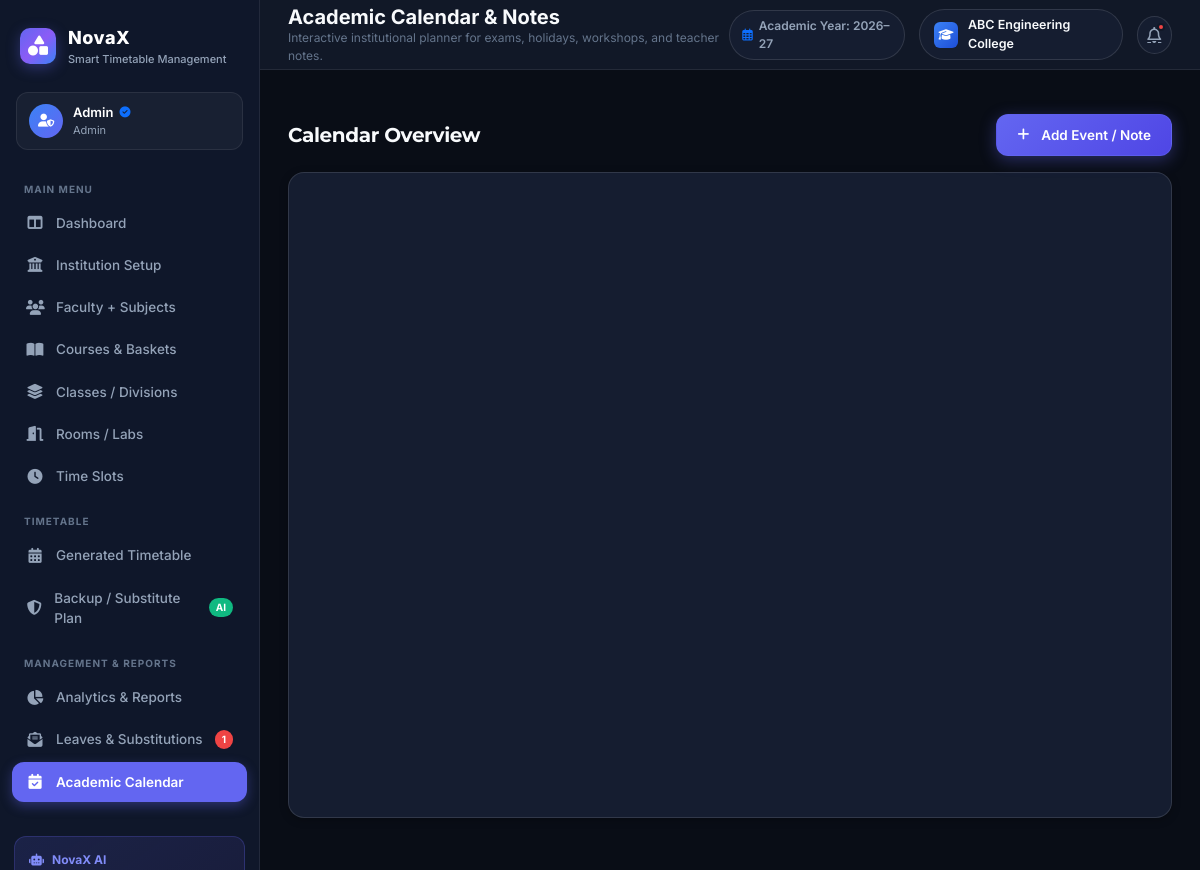
/admin/academic-calendar (signed in), run on the app's committed database.
### models.py (models this page shows, shortened)
class BaseModel(db.Model):
    __abstract__ = True

class User(UserMixin, BaseModel):
    __tablename__ = 'users'
    id = db.Column(db.Integer, primary_key=True)
    username = db.Column(db.String(80), unique=True, nullable=False)
    email = db.Column(db.String(120), unique=True, nullable=False)
    password_hash = db.Column(db.String(255), nullable=False)
    role = db.Column(db.String(20), nullable=False, default='student')  # 'admin', 'teacher', 'student'
    avatar_url = db.Column(db.String(255), nullable=True)
    created_at = db.Column(db.DateTime, default=datetime.utcnow)
    faculty_profile = db.relationship('Faculty', backref='user', uselist=False, cascade='all, delete-orphan')
    calendar_notes = db.relationship('AcademicCalendarNote', backref='author', lazy='dynamic')

class InstitutionSettings(BaseModel):
    __tablename__ = 'institution_settings'
    id = db.Column(db.Integer, primary_key=True)
    name = db.Column(db.String(150), default='ABC Engineering College')
    subtitle = db.Column(db.String(150), default='Pune, Maharashtra')
    logo_path = db.Column(db.String(255), default='logo.png')
    address = db.Column(db.String(255), default='Sector 10, Knowledge Park, Pune, Maharashtra 411001')
    contact_email = db.Column(db.String(120), default='contact@abc.edu')
    academic_year = db.Column(db.String(40), default='Academic Year: 2026–27')
    semester_type = db.Column(db.String(40), default='Odd Semester')
    quality_score = db.Column(db.Integer, default=92)
    constraints_satisfaction = db.Column(db.Integer, default=96)
    last_generated_at = db.Column(db.DateTime, default=datetime.utcnow)
    updated_at = db.Column(db.DateTime, default=datetime.utcnow, onupdate=datetime.utcnow)
    @classmethod
    def get_settings(cls):
        settings = cls.query.first()
        return settings

### routes/admin.py (the view)
@admin_bp.route('/academic-calendar')
def academic_calendar():
    notes = AcademicCalendarNote.query.order_by(AcademicCalendarNote.date).all()
    return render_template('admin/academic_calendar.html', notes=notes)

### routes/admin.py (called while the page is built)
@admin_bp.before_request
@login_required
@role_required('admin')
def admin_before_request():
    pass

### routes/auth.py (called while the page is built, shortened)
def role_required(*roles):
    def decorator(f):
        @wraps(f)
        def decorated_function(*args, **kwargs):
            if not current_user.is_authenticated:
                return redirect(url_for('auth.login', next=request.url))
            return f(*args, **kwargs)
        return decorated_function
    return decorator

### templates/admin/academic_calendar.html (shortened to what this page needs)
{% extends "base.html" %}
{% block page_title %}Academic Calendar & Notes{% endblock %}
{% block page_subtitle %}Interactive institutional planner for exams, holidays, workshops, and teacher notes.{% endblock %}
{% block content %}
<div class="fade-in">
    <div class="d-flex justify-content-between align-items-center mb-3">
        <h5 class="fw-bold mb-0">Calendar Overview</h5>
        <button type="button" class="btn btn-primary-glow" data-bs-toggle="modal" data-bs-target="#addEventModal">
            <i class="fa-solid fa-plus me-1"></i> Add Event / Note
        </button>
    </div>
    <div class="section-box mb-4">
        <div id="calendar" style="min-height: 600px;"></div>
    </div>
</div>
{% endblock %}

### templates/base.html (shortened to what this page needs)
<!DOCTYPE html>
<html lang="en" data-theme="dark">
<head>
    <link href="https://cdn.jsdelivr.net/npm/bootstrap@5.3.2/dist/css/bootstrap.min.css" rel="stylesheet">
    <link href="https://cdnjs.cloudflare.com/ajax/libs/font-awesome/6.4.2/css/all.min.css" rel="stylesheet">
    <link href="https://cdn.jsdelivr.net/npm/fullcalendar@6.1.8/index.global.min.css" rel="stylesheet">
    <link href="https://unpkg.com/aos@2.3.1/dist/aos.css" rel="stylesheet">
    <link rel="stylesheet" href="{{ url_for('static', filename='css/style.css') }}">
    <link rel="stylesheet" href="{{ url_for('static', filename='css/animations.css') }}">
</head>
<body>
    <div class="app-wrapper">
        {% if current_user.is_authenticated and request.endpoint != 'auth.login' %}
        <aside class="app-sidebar">
            <div class="sidebar-header">
                <div class="sidebar-logo">
                    <i class="fa-solid fa-shapes"></i>
                </div>
                <div>
                    <div class="sidebar-title">NovaX</div>
                    <div class="sidebar-subtitle">Smart Timetable Management</div>
                </div>
            </div>
            <div class="sidebar-user-chip">
                <div class="user-avatar-badge">
                    {% if current_user.role == 'admin' %}
                        <i class="fa-solid fa-user-shield"></i>
                    {% elif current_user.role == 'teacher' %}
                        <i class="fa-solid fa-chalkboard-user"></i>
                    {% else %}
                        <i class="fa-solid fa-graduation-cap"></i>
                    {% endif %}
                </div>
                <div class="user-info">
                    <div class="user-info-name">
                        {{ current_user.username }}
                        {% if current_user.role == 'admin' %}
                            <i class="fa-solid fa-circle-check text-primary" style="font-size: 11px;"></i>
                        {% endif %}
                    </div>
                    <div class="user-info-role">{{ current_user.role.capitalize() }}</div>
                </div>
            </div>
            <nav class="sidebar-nav">
                {% if current_user.role == 'admin' %}
                    <div class="nav-section-title">Main Menu</div>
                    <a href="{{ url_for('admin.dashboard') }}" class="nav-link-item {% if request.endpoint == 'admin.dashboard' %}active{% endif %}">
                        <i class="fa-solid fa-table-columns"></i>
                        <span>Dashboard</span>
                    </a>
                    <a href="{{ url_for('admin.settings') }}" class="nav-link-item {% if request.endpoint == 'admin.settings' %}active{% endif %}">
                        <i class="fa-solid fa-building-columns"></i>
                        <span>Institution Setup</span>
                    </a>
                    <a href="{{ url_for('admin.faculty') }}" class="nav-link-item {% if request.endpoint == 'admin.faculty' %}active{% endif %}">
                        <i class="fa-solid fa-users"></i>
                        <span>Faculty + Subjects</span>
                    </a>
                    <a href="{{ url_for('admin.courses') }}" class="nav-link-item {% if request.endpoint == 'admin.courses' %}active{% endif %}">
                        <i class="fa-solid fa-book-open"></i>
                        <span>Courses & Baskets</span>
                    </a>
                    <a href="{{ url_for('admin.sections') }}" class="nav-link-item {% if request.endpoint == 'admin.sections' %}active{% endif %}">
                        <i class="fa-solid fa-layer-group"></i>
                        <span>Classes / Divisions</span>
                    </a>
                    <a href="{{ url_for('admin.rooms') }}" class="nav-link-item {% if request.endpoint == 'admin.rooms' %}active{% endif %}">
                        <i class="fa-solid fa-door-open"></i>
                        <span>Rooms / Labs</span>
                    </a>
                    <a href="{{ url_for('admin.time_slots') }}" class="nav-link-item {% if request.endpoint == 'admin.time_slots' %}active{% endif %}">
                        <i class="fa-solid fa-clock"></i>
                        <span>Time Slots</span>
                    </a>
                    <div class="nav-section-title">Timetable</div>
                    <a href="{{ url_for('admin.timetable') }}" class="nav-link-item {% if request.endpoint == 'admin.timetable' %}active{% endif %}">
                        <i class="fa-solid fa-calendar-days"></i>
                        <span>Generated Timetable</span>
                    </a>
                    <a href="{{ url_for('admin.backup_plan') }}" class="nav-link-item {% if request.endpoint == 'admin.backup_plan' %}active{% endif %}">
                        <i class="fa-solid fa-shield-halved"></i>
                        <span>Backup / Substitute Plan</span>
                        <span class="nav-badge badge-green">AI</span>
                    </a>
                    <div class="nav-section-title">Management & Reports</div>
                    <a href="{{ url_for('admin.analytics') }}" class="nav-link-item {% if request.endpoint == 'admin.analytics' %}active{% endif %}">
                        <i class="fa-solid fa-chart-pie"></i>
                        <span>Analytics & Reports</span>
                    </a>
                    <a href="{{ url_for('admin.leaves') }}" class="nav-link-item {% if request.endpoint == 'admin.leaves' %}active{% endif %}">
                        <i class="fa-solid fa-envelope-open-text"></i>
                        <span>Leaves & Substitutions</span>
                        {% if pending_leaves_count > 0 %}
                            <span class="nav-badge badge-danger">{{ pending_leaves_count }}</span>
                        {% endif %}
                    </a>
                    <a href="{{ url_for('admin.academic_calendar') }}" class="nav-link-item {% if request.endpoint == 'admin.academic_calendar' %}active{% endif %}">
                        <i class="fa-solid fa-calendar-check"></i>
                        <span>Academic Calendar</span>
                    </a>
                {% endif %}
            </nav>
            <div class="sidebar-ai-card">
                <div class="ai-card-header">
                    <i class="fa-solid fa-robot"></i>
                    <span>NovaX AI</span>
                </div>
            </div>
        </aside>
        {% endif %}
        <main class="app-main {% if not current_user.is_authenticated or request.endpoint == 'auth.login' %}app-main-unauth{% endif %}">
            {% if current_user.is_authenticated and request.endpoint != 'auth.login' %}
            <header class="app-topbar">
                <div class="topbar-left">
                    <div>
                        <div class="page-title">{% block page_title %}Dashboard{% endblock %}</div>
                        <div class="page-subtitle">{% block page_subtitle %}Academic Year: {{ institution.academic_year if institution else '2026-27' }}{% endblock %}</div>
                    </div>
                </div>
                <div class="topbar-right">
                    <div class="academic-year-pill d-none d-md-flex">
                        <i class="fa-regular fa-calendar-days text-primary"></i>
                        <span>{{ institution.academic_year if institution else 'Academic Year: 2026-27' }}</span>
                    </div>
                    <div class="institution-badge d-none d-lg-flex">
                        <div class="college-crest-icon">
                            <i class="fa-solid fa-graduation-cap"></i>
                        </div>
                        <div>
                            <div>{{ institution.name if institution else 'ABC Engineering College' }}</div>
                        </div>
                    </div>
                    <a href="{{ url_for('admin.leaves') if current_user.role == 'admin' else '#' }}" class="icon-btn" title="Notifications">
                        <i class="fa-regular fa-bell"></i>
                        {% if pending_leaves_count > 0 %}
                            <span class="badge-dot"></span>
                        {% endif %}
                    </a>
                </div>
            </header>
            {% endif %}
            <div class="container-fluid px-4 pt-3">
            </div>
            <div class="app-content">
                {% block content %}{% endblock %}
            </div>
        </main>
    </div>
</body>
</html>

### static/css/animations.css (style rules this page uses)
.fade-in { animation: fadeIn 0.5s cubic-bezier(0.4, 0, 0.2, 1) forwards; }

### data on the page
User: username "Admin", role "Admin"
InstitutionSettings: academic_year "Academic Year: 2026–27", name "ABC Engineering College"

### other printed values
{{ pending_leaves_count }} "1"
